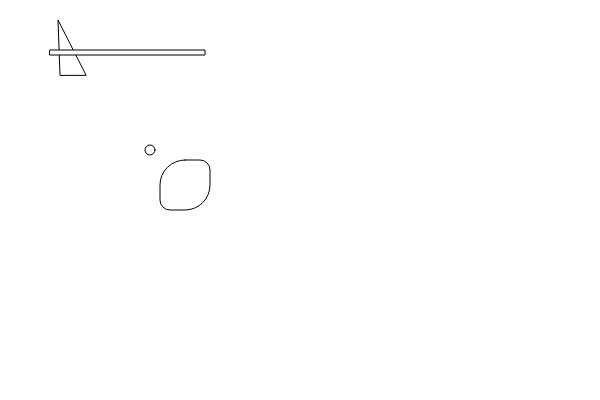
Frame 1 (no input)
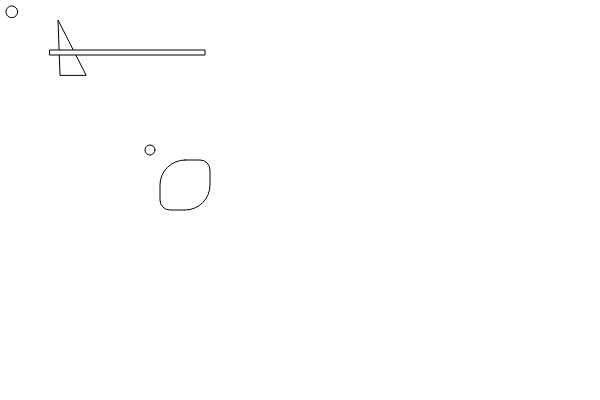
Frame 60 (no input)
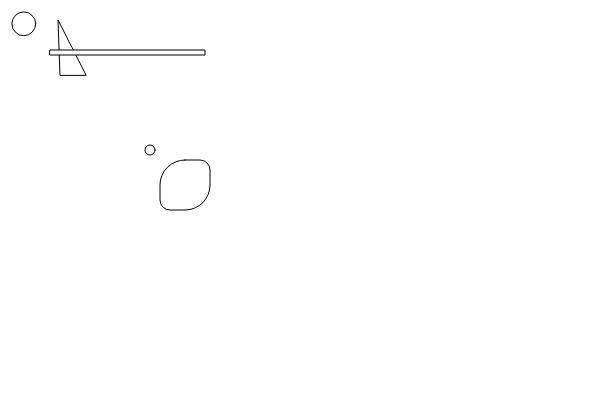
Frame 120 (the mouse pressed at the canvas centre since frame 60)

The p5.js sketch that drew these frames (run headless with seeded random() and noise() and a simulated clock; from frame 60 on, the mouse is pressed at the canvas centre):

// p5.js sketch
// ── sketch.js
var abstand_links = 0;
var abstand_oben = 0;
var breite = 0;
var hoehe = 0;

function setup() {
    createCanvas(600, 400);
}

function draw() {
    clear();
    ellipse(150, 150, 10, 10);
    rect(160, 160, 50, 50, 50, 10, 50, 10);
    triangle(60, 75, 58, 20, 86, 75);
    rect(50, 50, 155, 5);
    
    ellipse(abstand_links,abstand_oben,breite,hoehe);
    abstand_links = abstand_links + 0.2;
    abstand_oben = abstand_oben + 0.2;
    breite = breite + 0.2;
    hoehe = hoehe + 0.2;

    if (breite > 200) {
        abstand_links = abstand_links - 0.4;
    }
    
    
}
